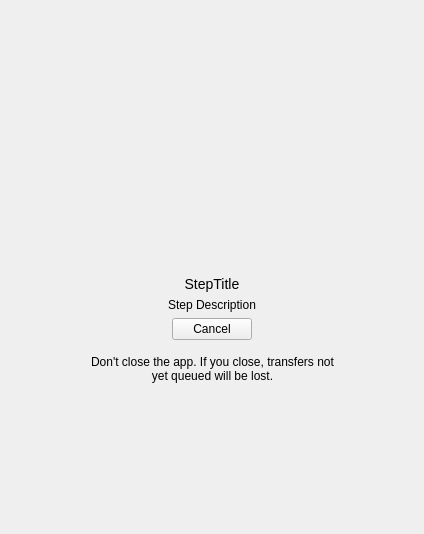
<?xml version="1.0" encoding="UTF-8"?>
<ui version="4.0">
 <class>ScanningWidget</class>
 <widget class="QWidget" name="ScanningWidget">
  <property name="geometry">
   <rect>
    <x>0</x>
    <y>0</y>
    <width>424</width>
    <height>534</height>
   </rect>
  </property>
  <property name="windowTitle">
   <string notr="true"/>
  </property>
  <property name="styleSheet">
   <string notr="true">#lStepTitle
{
font-size: 14px;
line-height: 20px;
}
#frame
{
border-radius: 8px;
}</string>
  </property>
  <layout class="QVBoxLayout" name="verticalLayout">
   <item>
    <spacer name="verticalSpacer_4">
     <property name="orientation">
      <enum>Qt::Vertical</enum>
     </property>
     <property name="sizeType">
      <enum>QSizePolicy::Expanding</enum>
     </property>
     <property name="sizeHint" stdset="0">
      <size>
       <width>20</width>
       <height>25</height>
      </size>
     </property>
    </spacer>
   </item>
   <item>
    <layout class="QHBoxLayout" name="horizontalLayout">
     <item>
      <spacer name="horizontalSpacer_18">
       <property name="orientation">
        <enum>Qt::Horizontal</enum>
       </property>
       <property name="sizeHint" stdset="0">
        <size>
         <width>40</width>
         <height>20</height>
        </size>
       </property>
      </spacer>
     </item>
     <item>
      <widget class="QLabel" name="lAnimation">
       <property name="sizePolicy">
        <sizepolicy hsizetype="Preferred" vsizetype="Preferred">
         <horstretch>0</horstretch>
         <verstretch>0</verstretch>
        </sizepolicy>
       </property>
       <property name="minimumSize">
        <size>
         <width>0</width>
         <height>128</height>
        </size>
       </property>
       <property name="text">
        <string/>
       </property>
      </widget>
     </item>
     <item>
      <spacer name="horizontalSpacer_17">
       <property name="orientation">
        <enum>Qt::Horizontal</enum>
       </property>
       <property name="sizeHint" stdset="0">
        <size>
         <width>40</width>
         <height>20</height>
        </size>
       </property>
      </spacer>
     </item>
    </layout>
   </item>
   <item>
    <spacer name="verticalSpacer_9">
     <property name="orientation">
      <enum>Qt::Vertical</enum>
     </property>
     <property name="sizeType">
      <enum>QSizePolicy::Fixed</enum>
     </property>
     <property name="sizeHint" stdset="0">
      <size>
       <width>20</width>
       <height>0</height>
      </size>
     </property>
    </spacer>
   </item>
   <item>
    <widget class="QLabel" name="lStepTitle">
     <property name="text">
      <string notr="true">StepTitle</string>
     </property>
     <property name="alignment">
      <set>Qt::AlignCenter</set>
     </property>
    </widget>
   </item>
   <item>
    <spacer name="verticalSpacer">
     <property name="orientation">
      <enum>Qt::Vertical</enum>
     </property>
     <property name="sizeType">
      <enum>QSizePolicy::Fixed</enum>
     </property>
     <property name="sizeHint" stdset="0">
      <size>
       <width>20</width>
       <height>0</height>
      </size>
     </property>
    </spacer>
   </item>
   <item>
    <widget class="QLabel" name="lStepDescription">
     <property name="text">
      <string notr="true">Step Description</string>
     </property>
     <property name="alignment">
      <set>Qt::AlignCenter</set>
     </property>
     <property name="type" stdset="0">
      <string notr="true">secondary</string>
     </property>
    </widget>
   </item>
   <item>
    <spacer name="verticalSpacer_2">
     <property name="orientation">
      <enum>Qt::Vertical</enum>
     </property>
     <property name="sizeType">
      <enum>QSizePolicy::Fixed</enum>
     </property>
     <property name="sizeHint" stdset="0">
      <size>
       <width>20</width>
       <height>0</height>
      </size>
     </property>
    </spacer>
   </item>
   <item>
    <layout class="QHBoxLayout" name="horizontalLayout_2">
     <item>
      <spacer name="horizontalSpacer_19">
       <property name="orientation">
        <enum>Qt::Horizontal</enum>
       </property>
       <property name="sizeHint" stdset="0">
        <size>
         <width>40</width>
         <height>20</height>
        </size>
       </property>
      </spacer>
     </item>
     <item>
      <widget class="QPushButton" name="pBlockingStageCancel">
       <property name="cursor">
        <cursorShape>PointingHandCursor</cursorShape>
       </property>
       <property name="text">
        <string>Cancel</string>
       </property>
       <property name="type" stdset="0">
        <string notr="true">secondary</string>
       </property>
       <property name="dimension" stdset="0">
        <string notr="true">medium</string>
       </property>
      </widget>
     </item>
     <item>
      <spacer name="horizontalSpacer_20">
       <property name="orientation">
        <enum>Qt::Horizontal</enum>
       </property>
       <property name="sizeHint" stdset="0">
        <size>
         <width>40</width>
         <height>20</height>
        </size>
       </property>
      </spacer>
     </item>
    </layout>
   </item>
   <item>
    <spacer name="verticalSpacer_3">
     <property name="orientation">
      <enum>Qt::Vertical</enum>
     </property>
     <property name="sizeType">
      <enum>QSizePolicy::Preferred</enum>
     </property>
     <property name="sizeHint" stdset="0">
      <size>
       <width>20</width>
       <height>0</height>
      </size>
     </property>
    </spacer>
   </item>
   <item>
    <layout class="QHBoxLayout" name="horizontalLayout_3">
     <item>
      <spacer name="horizontalSpacer">
       <property name="orientation">
        <enum>Qt::Horizontal</enum>
       </property>
       <property name="sizeHint" stdset="0">
        <size>
         <width>40</width>
         <height>20</height>
        </size>
       </property>
      </spacer>
     </item>
     <item>
      <widget class="QFrame" name="frame">
       <property name="sizePolicy">
        <sizepolicy hsizetype="Maximum" vsizetype="Minimum">
         <horstretch>0</horstretch>
         <verstretch>0</verstretch>
        </sizepolicy>
       </property>
       <property name="autoFillBackground">
        <bool>false</bool>
       </property>
       <property name="type" stdset="0">
        <string notr="true">notification</string>
       </property>
       <layout class="QVBoxLayout" name="verticalLayout_2">
        <item>
         <widget class="QLabel" name="label">
          <property name="frameShadow">
           <enum>QFrame::Plain</enum>
          </property>
          <property name="text">
           <string>Don't close the app. If you close, transfers not yet queued will be lost.</string>
          </property>
          <property name="alignment">
           <set>Qt::AlignCenter</set>
          </property>
          <property name="wordWrap">
           <bool>true</bool>
          </property>
          <property name="type" stdset="0">
           <string notr="true">notification</string>
          </property>
         </widget>
        </item>
       </layout>
      </widget>
     </item>
     <item>
      <spacer name="horizontalSpacer_2">
       <property name="orientation">
        <enum>Qt::Horizontal</enum>
       </property>
       <property name="sizeHint" stdset="0">
        <size>
         <width>40</width>
         <height>20</height>
        </size>
       </property>
      </spacer>
     </item>
    </layout>
   </item>
   <item>
    <spacer name="verticalSpacer_8">
     <property name="orientation">
      <enum>Qt::Vertical</enum>
     </property>
     <property name="sizeType">
      <enum>QSizePolicy::Expanding</enum>
     </property>
     <property name="sizeHint" stdset="0">
      <size>
       <width>20</width>
       <height>60</height>
      </size>
     </property>
    </spacer>
   </item>
  </layout>
 </widget>
 <resources/>
 <connections/>
</ui>
